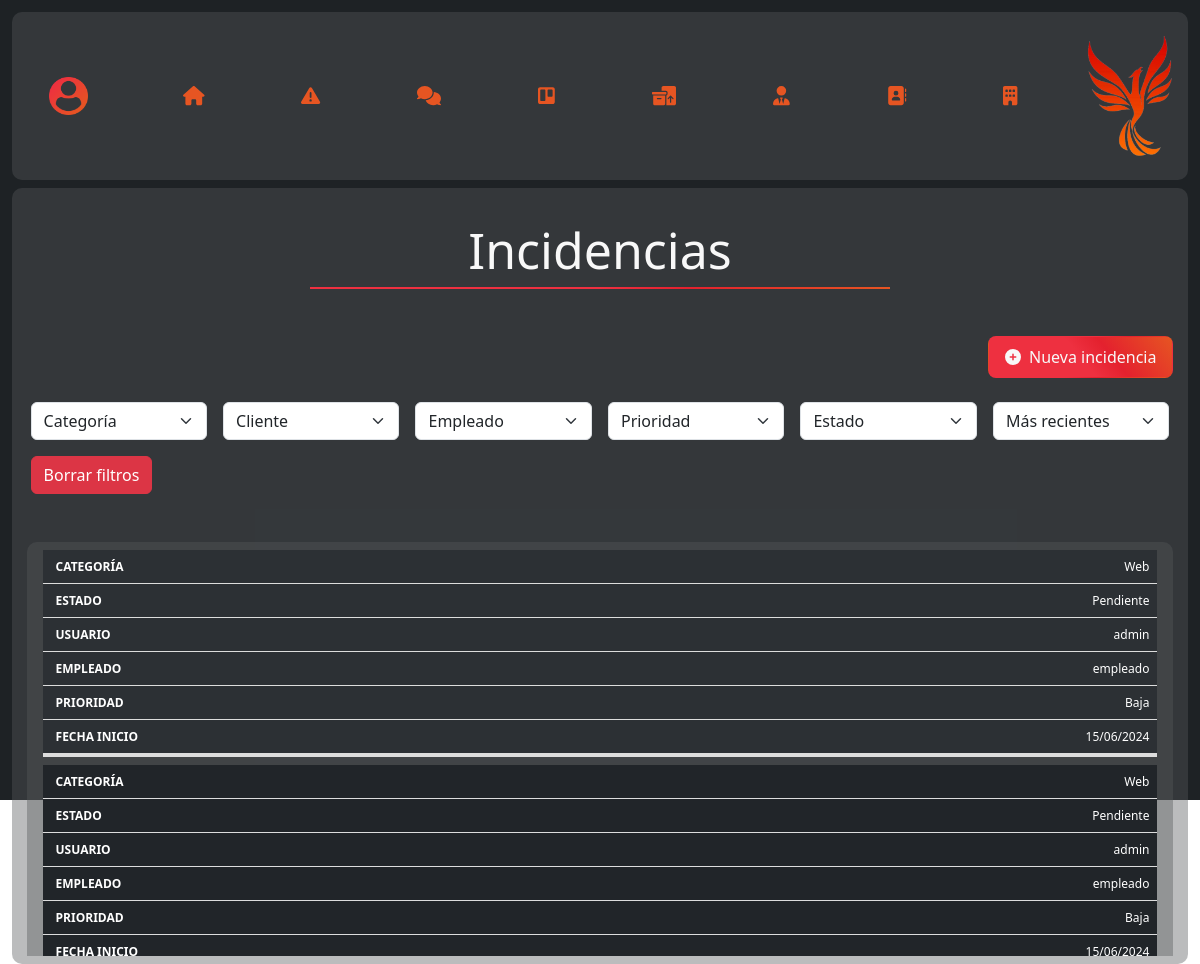
Page /incidents/ on the committed database.
### incidencias/models.py (models this page shows)
class Incidencia(models.Model):
    CATEGORIAS = [
        ('web', 'Web'),
        ('programacion', 'Programación'),
        ('administracion', 'Administración'),
        ('ciberseguridad', 'Ciberseguridad'),
        ('telefonia', 'Telefonía'),
        ('sistemas', 'Sistemas'),
        ('taller', 'Taller'),
    ]
    ESTADOS = [
        ('pendiente',"Pendiente"),
		('proceso',"Proceso"),
		('pausa',"Pausa"),
        ('terminada',"Terminada")
    ]
    PRIORIDADES = [
        ('baja', 'Baja'),
        ('media', 'Media'),
        ('importante', 'Importante'),
        ('urgente', 'Urgente'),
    ]
    categoria = models.CharField(max_length=20, choices=CATEGORIAS)
    descripcion = models.TextField()
    estado = models.CharField(max_length=20, choices=ESTADOS,default='pendiente')
    cliente = models.ForeignKey(Cliente, on_delete=models.SET_NULL,null=True)
    empleado = models.ForeignKey(Empleado, on_delete=models.SET_NULL,null=True, blank=True)
    prioridad = models.CharField(max_length=10, choices=PRIORIDADES,null=True, blank=True)
    observaciones = models.TextField(blank=True, null=True)
    fecha_inicio = models.DateTimeField(default=datetime.now)
    fecha_fin = models.DateTimeField(blank=True, null=True)
    lines = models.ManyToManyField(Line, blank=True)

### administracion/models.py (models this page shows)
class Cliente(models.Model):
    user = models.OneToOneField(User, on_delete=models.CASCADE, null=True, blank=True)
    dni = models.CharField(max_length=20)
    telefono1 = models.CharField(max_length=20)
    telefono2 = models.CharField(max_length=20, blank=True, null=True)
    foto_perfil = models.FileField(upload_to='administracion/', blank=True, null=True,default=fotoDefault)
    empresa = models.ForeignKey(Empresa, on_delete=models.CASCADE,blank=True, null=True)  # Relación con el modelo Empresa

class Empleado(models.Model):
    DEPARTAMENTOS = [
        ('web', 'Web'),
        ('programacion', 'Programación'),
        ('administracion', 'Administración'),
        ('ciberseguridad', 'Ciberseguridad'),
        ('telefonia', 'Telefonía'),
        ('sistemas', 'Sistemas'),
        ('taller', 'Taller'),
    ]
    user = models.OneToOneField(User, on_delete=models.CASCADE, null=True, blank=True)
    dni = models.CharField(max_length=20)
    telefono = models.CharField(max_length=20)
    departamento = models.CharField(max_length=20, choices=DEPARTAMENTOS)
    foto_perfil = models.FileField(upload_to='administracion/', blank=True, null=True,default=fotoDefault)

### incidencias/views.py (the view)
# urls.py: path('incidents/', views.incidentsView, name='incidentsView'),                                          #Url vista general de las incidencias
def incidentsView(request):
    departaments = Empleado.DEPARTAMENTOS
    states = Incidencia.ESTADOS
    clients = Cliente.objects.all()
    empleados = Empleado.objects.all()
    priorities = Incidencia.PRIORIDADES
    incidents = Incidencia.objects.all()
    return render(request, 'incidencias/incidentsView.html', {
        'incidents': incidents,
        'clients': clients,
        'departaments': departaments,
        'priorities': priorities,
        'states': states,
        'empleados': empleados
    })

### templates/incidencias/incidentsView.html (shortened to what this page needs)
{% extends '../global/cdns.html' %}
{% load static %}
{% block content %}
    {% include 'global/submenu.html' %}
    <section class="box d-flex flex-column contenedor h-100">
        <h2 class='tittle' id="titulo">Incidencias</h2>
        <div class="mx-auto overflow-hidden">
            <div class="d-flex justify-content-end">
                <a href="{% url 'detailsIncident' %}" class="button d-flex align-items-center gap-2 mt-5 text-decoration-none">
                    <i class="fa-solid fa-circle-plus" style="color: #f8f8f8;"></i>
                    <p class="m-0">Nueva incidencia</p>
                </a>
            </div>
            <form action="" class="mb-5 mt-3 mx-1" id="formFiltros">
                <div class="row row-cols-2 row-cols-md-4 row-cols-lg-6 g-3">
                    <div class="col">
                        <select name="category" id="category" class="form-select">
                            <option value="" disabled selected>Categoría</option>
                        </select>
                    </div>
                    <div class="col">
                        <select name="client" id="client" class="form-select">
                            <option value="" disabled selected>Cliente</option>
                        </select>
                    </div>
                    <div class="col">
                        <select name="employee" id="employee" class="form-select">
                            <option value="" disabled selected>Empleado</option>
                        </select>
                    </div>
                    <div class="col">
                        <select name="priority" id="priority" class="form-select">
                            <option value="" disabled selected>Prioridad</option>
                        </select>
                    </div>
                    <div class="col">
                        <select name="state" id="state" class="form-select">
                            <option value="" disabled selected>Estado</option>
                        </select>
                    </div>
                    <div class="col">
                        <select name="date" id="date" class="form-select">
                            <option value="asc" selected>Más recientes</option>
                        </select>
                    </div>
                    <div class="col">
                        <button id="clearFilters" class="btn btn-danger">Borrar filtros</button>
                    </div>
                </div>
            </form>
            <div class="box px-3 overflow-y-auto barScroll h-75 pb-5">
                <table class="table table-dark table-striped tabla">
                    <tbody id="tablaEmpleados">
                        {% for incident in incidents %}
                            <tr onclick="window.location.href = '/detailsIncident-{{ incident.id }}';">
                                <td  data-label="Categoría">{{incident.get_categoria_display}}</td>
                                <td  data-label="Estado">{{incident.get_estado_display}}</td>
                                <td  data-label="Usuario">{{incident.cliente.user.username}}</td>
                                <td  data-label="Empleado">{{incident.empleado.user.username}}</td>
                                <td  data-label="Prioridad">{{incident.get_prioridad_display}}</td>
                                <td  data-label="Fecha Inicio">{{ incident.fecha_inicio|date:"d/m/Y" }}</td>
                            </tr>
                        {% endfor %}
                    </tbody>
                </table>
            </div>
        </div>
    </section>
{% endblock content %}

### static/style/main.css (style rules this page uses)
* { margin: 0; padding: 0; box-sizing: border-box; }
body, html { font-family: "Raleway"; background-color: #1E2225; }
.containerPrincipal .contenedor { display: flex; flex-direction: column; width: 100%; }
.box { background-color: rgba(85, 89, 91, 0.4); border-radius: 10px; padding: 1vh; }
.tittle { font-size: 50px; color: #F8F8F8; text-align: center; position: relative; padding-top: 3vh; animation: aparecerCentro 2.5s ease forwards; }
.tittle::after { content: ""; position: absolute; bottom: -1vh; left: 0; width: 50%; height: 2px; background-image: linear-gradient(51deg, #ee3040 50%, #e4212e 65%, #e65522 100%); transform: translateX(50%); }
.button { background-image: linear-gradient(51deg, #ee3040 50%, #e4212e 65%, #e65522 100%); border-radius: 1vh; color: #F8F8F8; border: 1px solid transparent; padding: 1vh 2vh; margin: 1vh 0px; transition: all 0.1s linear; }
.tabla tbody tr { cursor: pointer; }
.table { cursor: pointer !important; }
@media screen and (max-width: 1220px) { .table { border: 0px; } }
@media screen and (max-width: 1220px) { .table tr { margin-bottom: 8px; border-bottom: 4px solid #ddd; display: block; } }
@media screen and (max-width: 1220px) { .table th, .table td { font-size: 12px; } }
@media screen and (max-width: 1220px) { .table td { display: block; border-bottom: 1px solid #ddd; text-align: right; } }
@media screen and (max-width: 1220px) { .table td:last-child { border-bottom: 0px; } }
@media screen and (max-width: 1220px) { .table td::before { content: attr(data-label); font-weight: bold; text-transform: uppercase; float: left; margin-right: 3rem; margin-bottom: 1rem; padding-left: 5px; } }

### rows in the picture
Incidencia: categoria "Web", estado "Pendiente", cliente.user.username "admin", empleado.user.username "empleado", prioridad "Baja", fecha_inicio "15/06/2024"
Incidencia: categoria "Web", estado "Pendiente", cliente.user.username "admin", empleado.user.username "empleado", prioridad "Baja", fecha_inicio "15/06/2024"
